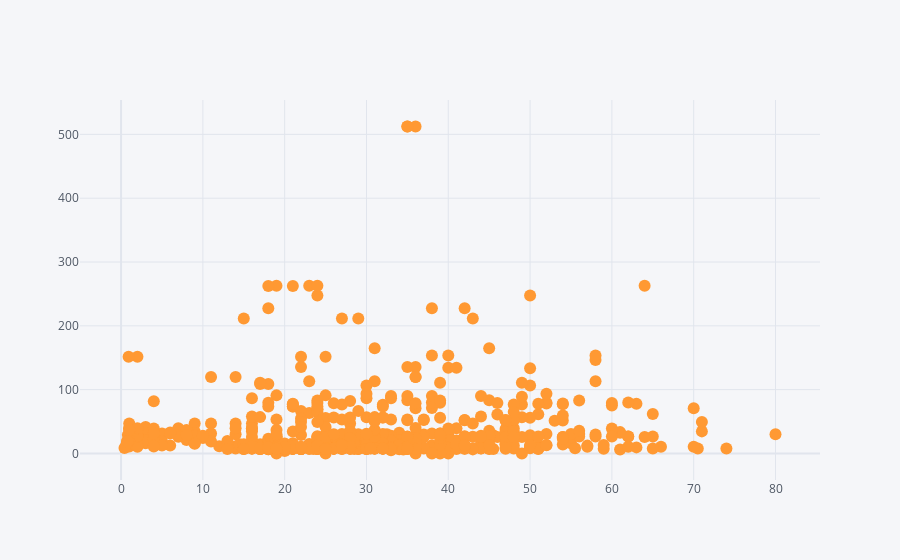

The code cell stored with this chart in its notebook:
### Code cell
df2.iplot(x = 'age', y = 'fare', mode = 'markers')

### Figure 1 — Plotly figure (JSON) as saved in the notebook; plotly's stock layout.template omitted (floating-point values rounded to 4 significant figures; data arrays with more than 128 entries replaced by an {"elided": "..."} marker saying what was removed)
{"data": [{"line": {"color": "rgba(255, 153, 51, 1.0)", "dash": "solid", "shape": "linear", "width": 1.3}, "marker": {"size": 12, "symbol": "circle"}, "mode": "markers", "name": "fare", "text": "", "type": "scatter", "x": {"elided": "891 float values"}, "y": {"elided": "891 float values"}}], "layout": {"legend": {"bgcolor": "#F5F6F9", "font": {"color": "#4D5663"}}, "paper_bgcolor": "#F5F6F9", "plot_bgcolor": "#F5F6F9", "title": {"font": {"color": "#4D5663"}}, "xaxis": {"gridcolor": "#E1E5ED", "showgrid": true, "tickfont": {"color": "#4D5663"}, "title": {"font": {"color": "#4D5663"}, "text": ""}, "zerolinecolor": "#E1E5ED"}, "yaxis": {"gridcolor": "#E1E5ED", "showgrid": true, "tickfont": {"color": "#4D5663"}, "title": {"font": {"color": "#4D5663"}, "text": ""}, "zerolinecolor": "#E1E5ED"}}}
